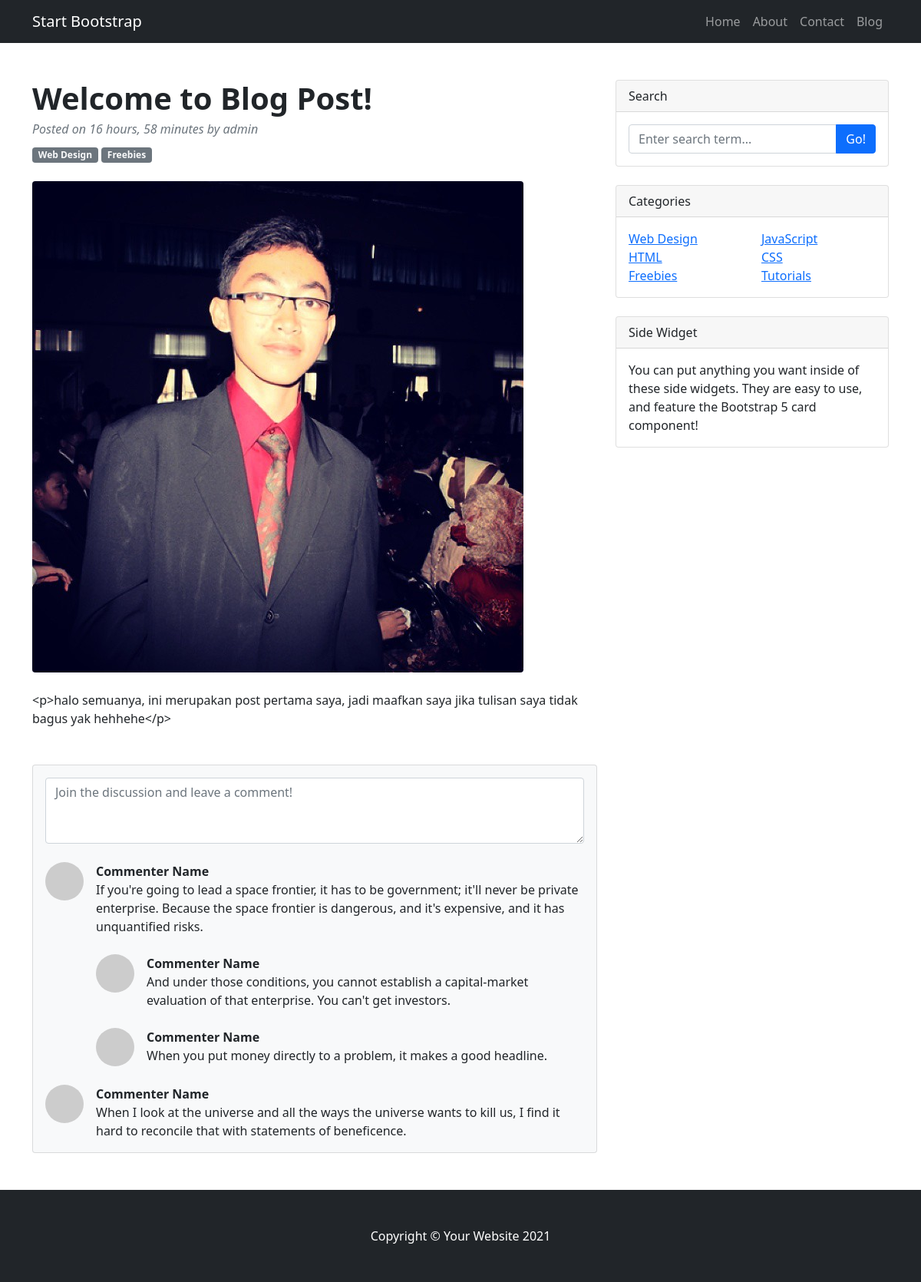
The page /blog/1 on the database its author committed.
### myblog/models.py (models this page shows, shortened)
class Post(models.Model):
    title = models.CharField(max_length=100)
    description = models.CharField(max_length=200)
    content = HTMLField()
    author = models.ForeignKey(Author, on_delete=models.CASCADE)
    date = models.DateTimeField(auto_now_add=True)
    thumbnail = models.ImageField(null=True, blank=True)
    featured = models.BooleanField()

class Author(models.Model):
    user = models.OneToOneField(User, on_delete=models.CASCADE)
    profile_pic = models.ImageField()
    def __str__(self):
        return self.user.username

### myblog/views.py (the view)
# urls.py: 2. Add a URL to urlpatterns:  path('blog/', include('blog.urls'))
def blog(request, blog_id):
    blog = get_object_or_404(Post, id=blog_id)
    context = {
        'blog': blog
    }
    return render(request, 'blog.html', context)

### myblog/templates/myblog/blog.html
{% extends 'base.html' %}
{% load static %}
{% block content %}
    <body>
        <div class="container mt-5">
            <div class="row">
                <div class="col-lg-8">
                    <article>
                        <header class="mb-4">
                            <h1 class="fw-bolder mb-1">Welcome to Blog Post!</h1>
                            <div class="text-muted fst-italic mb-2">Posted on {{ blog.date|timesince }} by {{ blog.author }}</div>
                            <a class="badge bg-secondary text-decoration-none link-light" href="#!">Web Design</a>
                            <a class="badge bg-secondary text-decoration-none link-light" href="#!">Freebies</a>
                        </header>
                        <figure class="mb-4"><img class="img-fluid rounded" src="{{ blog.thumbnail.url }}" alt="..." /></figure>
                        <section class="mb-5">
                            {{ blog.content }}
                        </section>
                    </article>
                    <section class="mb-5">
                        <div class="card bg-light">
                            <div class="card-body">
                                <form class="mb-4"><textarea class="form-control" rows="3" placeholder="Join the discussion and leave a comment!"></textarea></form>
                                <div class="d-flex mb-4">
                                    <div class="flex-shrink-0"><img class="rounded-circle" src="https://dummyimage.com/50x50/ced4da/6c757d.jpg" alt="..." /></div>
                                    <div class="ms-3">
                                        <div class="fw-bold">Commenter Name</div>
                                        If you're going to lead a space frontier, it has to be government; it'll never be private enterprise. Because the space frontier is dangerous, and it's expensive, and it has unquantified risks.
                                        <div class="d-flex mt-4">
                                            <div class="flex-shrink-0"><img class="rounded-circle" src="https://dummyimage.com/50x50/ced4da/6c757d.jpg" alt="..." /></div>
                                            <div class="ms-3">
                                                <div class="fw-bold">Commenter Name</div>
                                                And under those conditions, you cannot establish a capital-market evaluation of that enterprise. You can't get investors.
                                            </div>
                                        </div>
                                        <div class="d-flex mt-4">
                                            <div class="flex-shrink-0"><img class="rounded-circle" src="https://dummyimage.com/50x50/ced4da/6c757d.jpg" alt="..." /></div>
                                            <div class="ms-3">
                                                <div class="fw-bold">Commenter Name</div>
                                                When you put money directly to a problem, it makes a good headline.
                                            </div>
                                        </div>
                                    </div>
                                </div>
                                <div class="d-flex">
                                    <div class="flex-shrink-0"><img class="rounded-circle" src="https://dummyimage.com/50x50/ced4da/6c757d.jpg" alt="..." /></div>
                                    <div class="ms-3">
                                        <div class="fw-bold">Commenter Name</div>
                                        When I look at the universe and all the ways the universe wants to kill us, I find it hard to reconcile that with statements of beneficence.
                                    </div>
                                </div>
                            </div>
                        </div>
                    </section>
                </div>
                <div class="col-lg-4">
                    <div class="card mb-4">
                        <div class="card-header">Search</div>
                        <div class="card-body">
                            <div class="input-group">
                                <input class="form-control" type="text" placeholder="Enter search term..." aria-label="Enter search term..." aria-describedby="button-search" />
                                <button class="btn btn-primary" id="button-search" type="button">Go!</button>
                            </div>
                        </div>
                    </div>
                    <div class="card mb-4">
                        <div class="card-header">Categories</div>
                        <div class="card-body">
                            <div class="row">
                                <div class="col-sm-6">
                                    <ul class="list-unstyled mb-0">
                                        <li><a href="#!">Web Design</a></li>
                                        <li><a href="#!">HTML</a></li>
                                        <li><a href="#!">Freebies</a></li>
                                    </ul>
                                </div>
                                <div class="col-sm-6">
                                    <ul class="list-unstyled mb-0">
                                        <li><a href="#!">JavaScript</a></li>
                                        <li><a href="#!">CSS</a></li>
                                        <li><a href="#!">Tutorials</a></li>
                                    </ul>
                                </div>
                            </div>
                        </div>
                    </div>
                    <div class="card mb-4">
                        <div class="card-header">Side Widget</div>
                        <div class="card-body">You can put anything you want inside of these side widgets. They are easy to use, and feature the Bootstrap 5 card component!</div>
                    </div>
                </div>
            </div>
        </div>
    </body>
{% endblock content %}

### rows shown on the page
Post: date "16 hours, 58 minutes", author "admin", thumbnail (picture), content "<p>halo semuanya, ini merupakan post pertama saya, jadi maafkan saya jika tulisan saya tidak bagus yak hehhehe</p>"
